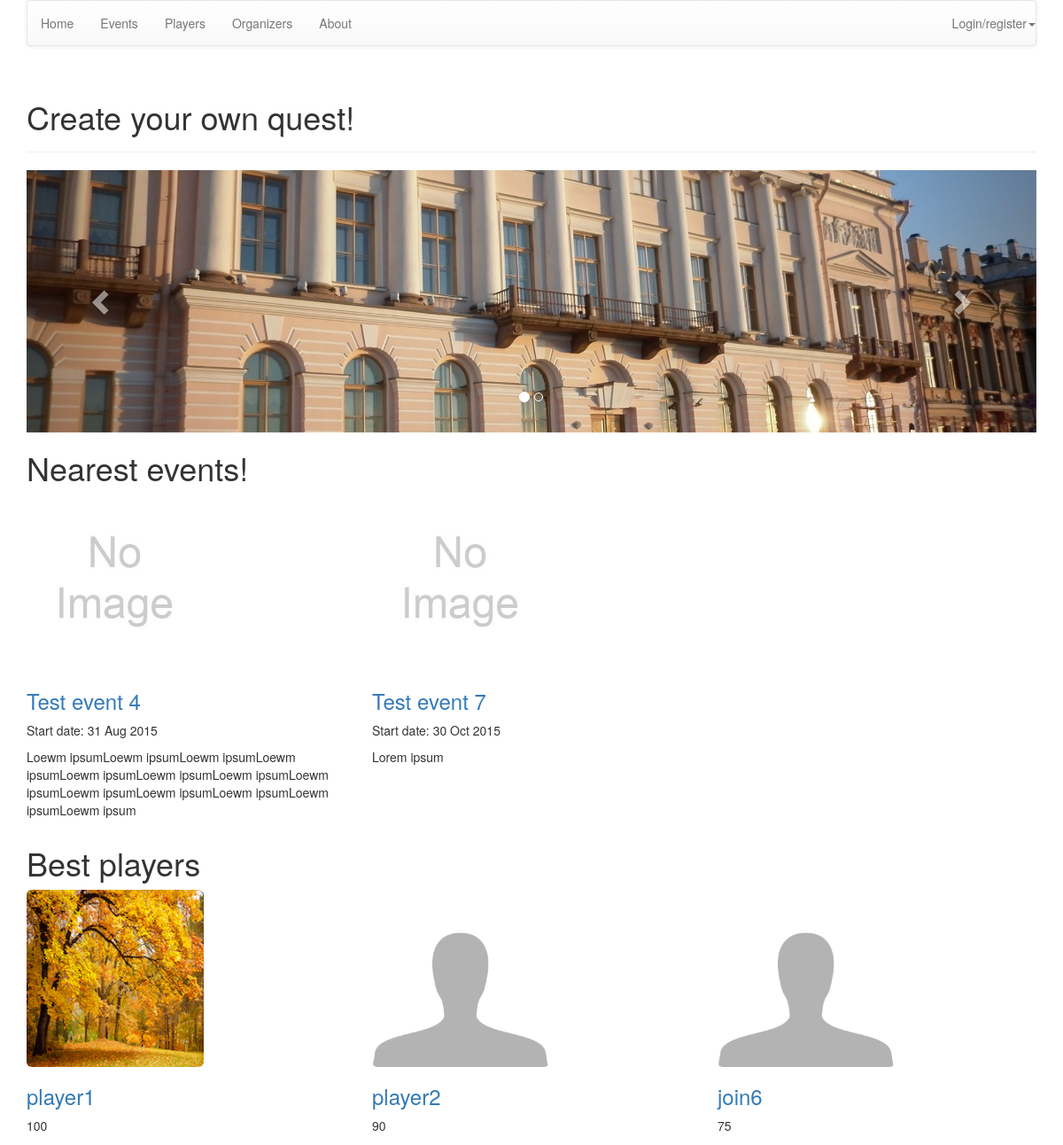
Before: / (upper part) with the older database file.
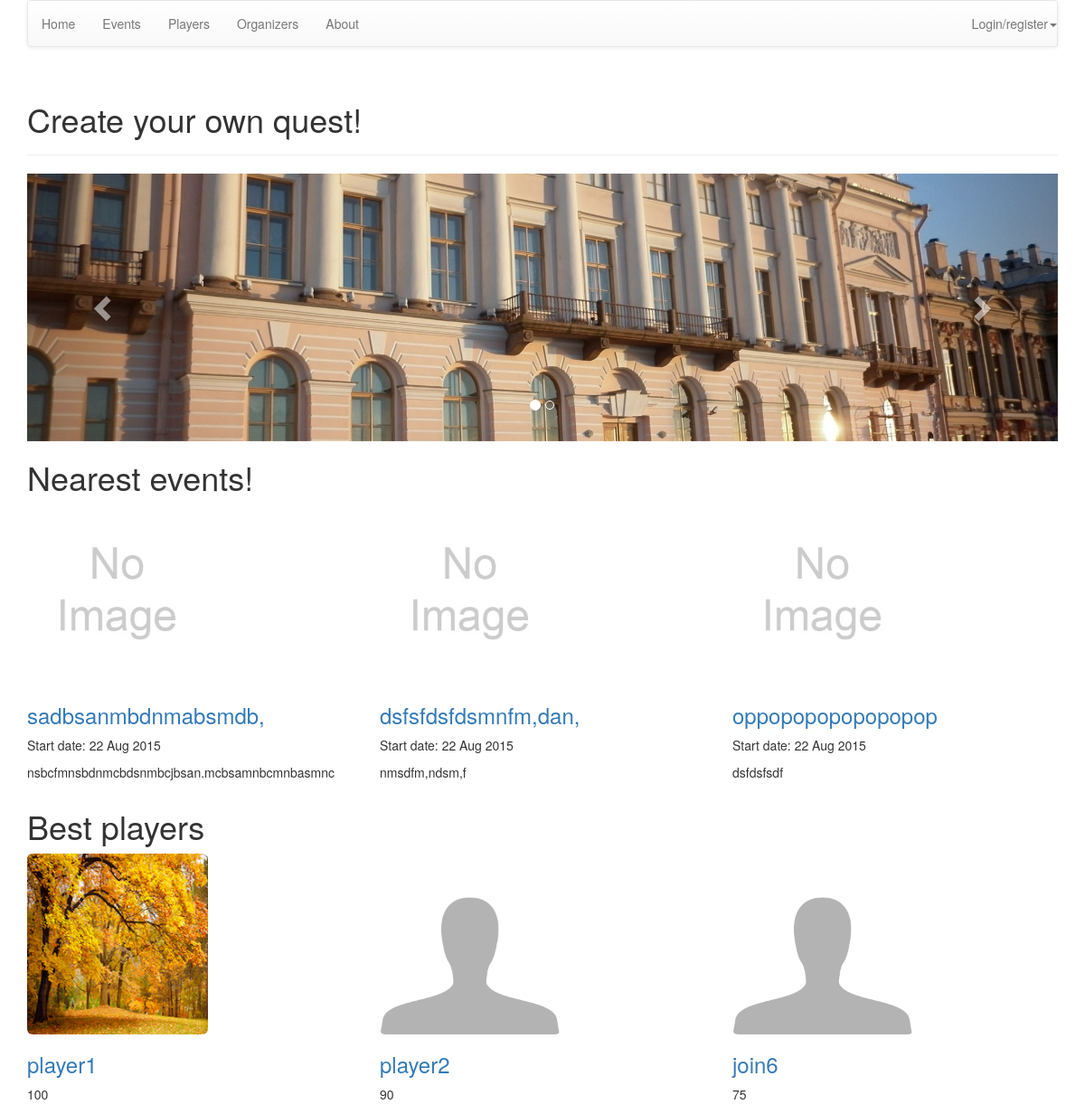
After: the same page with the newer database file.
### web/models.py (models this page shows, shortened)
class Events(models.Model):
    title = models.TextField(verbose_name="Title")
    description = models.TextField(verbose_name="Description")
    map_link = models.TextField(verbose_name="Link to map", null=True, blank=True)
    place = models.ForeignKey(EventsPlaces, verbose_name="Place", null=True, blank=True)
    is_team = models.BooleanField(default=False, verbose_name="Team only")
    price = models.FloatField(verbose_name="Price", default=0.0)
    max_players = models.IntegerField(verbose_name="Limit players", null=True, blank=True)
    start_date = models.DateTimeField(verbose_name="Start date")
    end_date = models.DateTimeField(verbose_name="End date")
    registered_players = models.ManyToManyField(User, verbose_name="Registered users", related_name="regitered_players",
                                                blank=True)
    registered_teams = models.ManyToManyField(Teams, verbose_name="Registered teams", blank=True)
    organizer = models.ForeignKey(User, verbose_name="Organizer", related_name="organizer")
    completed = models.BooleanField(default=False, verbose_name="Finished")
    duration = DurationField(verbose_name="Duration", null=True, blank=True)
    image = models.ImageField(upload_to='images', blank=True, null=True, verbose_name="Image")
    def image_tag(self):
        return u'<img src="%s" height=75 width=75 />' % (self.image.url)
    image_tag.short_description = "Current image"
    image_tag.allow_tags = True
    class Meta:
        verbose_name = "Event"
        verbose_name_plural = "Events"
        ordering = ('start_date',)

class Players(models.Model):
    SEX = (
        (0, 'MALE'),
        (1, 'FEMALE'),
        (2, 'NOT DEFINED')
    )
    user = models.OneToOneField(User)
    description = models.TextField(verbose_name="Description", null=True, blank=True)
    sex = models.IntegerField(choices=SEX, default=2, verbose_name="Sex")
    date_of_birth = models.DateField(null=True, blank=True, verbose_name="Date of birth")
    points = models.IntegerField(default=0, verbose_name="Points")
    rating = models.IntegerField(default=0, verbose_name="Place (rating)")
    show_personal_info = models.BooleanField(default=False, verbose_name="Show personal info")
    class Meta:
        verbose_name = "Player"
        verbose_name_plural = "Players"

class QuestsUsers(models.Model):
    user = models.OneToOneField(User)
    is_organizer = models.BooleanField(default=False, verbose_name="Organizer")
    image = models.ImageField(upload_to='avatars', blank=True, null=True, verbose_name="Avatar")
    def image_tag(self):
        return u'<img src="%s" height=75 width=75 />' % (self.image.url)
    image_tag.short_description = "Current avatar"
    image_tag.allow_tags = True
    class Meta:
        verbose_name_plural = "Quests users"
        verbose_name = "Quest user"

### web/views.py (the view)
# urls.py: url(r'^$', index, name='index'),
def index(request):
    today = datetime.date.today()
    nearest_events = Events.objects.filter(start_date__gte=today).order_by('start_date')[:3]
    best_players = Players.objects.filter(points__gt=0).order_by('-points')[:3]
    best_organizers = Organizers.objects.filter(show_on_main_page=True)[:3]
    return render_to_response('index.html', {'nearest_events': nearest_events,
                                             'best_players': best_players,
                                             'best_organizers': best_organizers},
                              context_instance=RequestContext(request))

### web/models.py (called while the page is built)
    def get_three_future_events(self):
        today = datetime.date.today()
        events = Events.objects.filter(organizer=self.user).filter(start_date__gte=today).order_by('start_date')[:3]
        return events

### templates/index.html (shortened to what this page needs)
{% extends "base.html" %}
{% load staticfiles %}
{% block content %}
    <div class="container">
        <div class="row">
            <div class="col-xs-12">
                <div class="page-header">
                    <h1>Create your own quest!</h1>
                </div>
            </div>
        </div>
        <div class="row">
            <div class="col-xs-12">
                <div id="index_carousel" class="carousel slide" data-ride="carousel">
                    <ol class="carousel-indicators">
                        <li data-target="#index_carousel" data-slide-to="0" class="active"></li>
                        <li data-target="#index_carousel" data-slide-to="1"></li>
                    </ol>
                    <div class="carousel-inner" role="listbox">
                        <div class="item active">
                            <img src="{% static 'images/slide1.jpg' %}">
                        </div>
                    </div>
                    <a class="left carousel-control" href="#index_carousel" role="button" data-slide="prev">
                        <span class="glyphicon glyphicon-chevron-left" aria-hidden="true"></span>
                    </a>
                    <a class="right carousel-control" href="#index_carousel" role="button" data-slide="next">
                        <span class="glyphicon glyphicon-chevron-right" aria-hidden="true"></span>
                    </a>
                </div>
            </div>
        </div>
        <div class="row">
            <div class="col-xs-12">
                <h1>Nearest events!</h1>
                <div class="row">
                    {% if nearest_events %}
                        {% for event in nearest_events %}
                            <div class="col-xs-4">
                                <a href="{% url 'event' event.pk %}">
                                    {% if event.image.url != None %}
                                        <img src="{{ event.image.url }}" class="img-responsive img-rounded index_avatar">
                                    {% else %}
                                        <img src="{% static 'images/no_item_image.jpg' %}" class="img-responsive img-rounded index_avatar">
                                    {% endif %}
                                    <h3>{{ event.title }}</h3>
                                </a>
                                <p>Start date: {{ event.start_date|date:'d M Y' }}</p>
                                <p>{{ event.description }}</p>
                            </div>
                        {% endfor %}
                    {% else %}
                        <div class="col-xs-12">
                            <h2>Comming soon...</h2>
                        </div>
                    {% endif %}
                </div>
            </div>
        </div>
        <div class="row">
            <div class="col-xs-12">
                <h1>Best players</h1>
                <div class="row">
                    {% if best_players %}
                        {% for player in best_players %}
                            <div class="col-xs-4">
                                <a href="{% url 'player' player.pk %}">
                                    {% if player.user.questsusers.image.url != None %}
                                        <img src="{{ player.user.questsusers.image.url }}" class="img-responsive img-rounded index_avatar">
                                    {% else %}
                                        <img src="{% static 'images/default-user-avatar.png' %}" class="img-responsive img-rounded index_avatar">
                                    {% endif %}
                                    <h3>{{ player.user.username }}</h3>
                                </a>
                                <p>{{ player.points }}</p>
                            </div>
                        {% endfor %}
                    {% else %}
                        <h2>Comming soon</h2>
                    {% endif %}
                </div>
            </div>
        </div>
    </div>
{% endblock %}

Changed rows visible on the page:
no longer on this page (row unchanged): Events: title "Test event 4", start_date "31 Aug 2015", description "Loewm ipsumLoewm ipsumLoewm ipsumLoewm ipsumLoewm ipsumLoewm ipsumLoewm ipsumLoewm ipsumLoewm ipsumLoewm ipsumLoewm ipsumLoewm ipsumLoewm ipsum"
no longer on this page (row unchanged): Events: title "Test event 7", start_date "30 Oct 2015", description "Lorem ipsum"
added Events: title "sadbsanmbdnmabsmdb,", start_date "22 Aug 2015", description "nsbcfmnsbdnmcbdsnmbcjbsan.mcbsamnbcmnbasmnc"
added Events: title "dsfsfdsfdsmnfm,dan,", start_date "22 Aug 2015", description "nmsdfm,ndsm,f"
added Events: title "oppopopopopopopop", start_date "22 Aug 2015", description "dsfdsfsdf"
